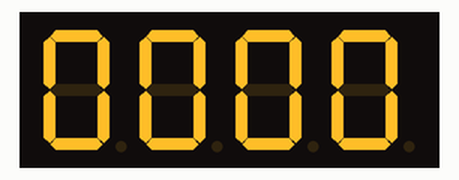
The sketch below on a simulated Arduino Uno, built with avr-gcc and run on an emulated ATmega328P. On the bench: 4-digit seven-segment display.

Above: at 0.03 s.
At 4.99 s:
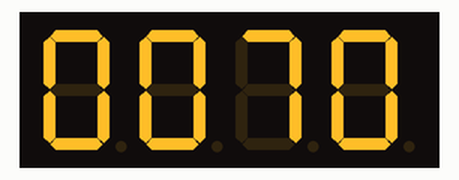
At 9.98 s:
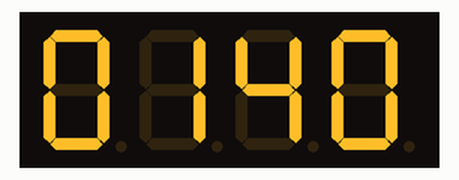
At 19.95 s:
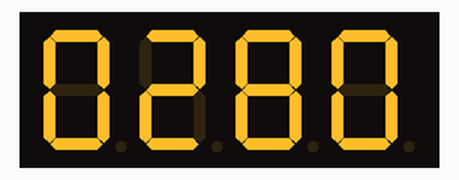
At 29.92 s:
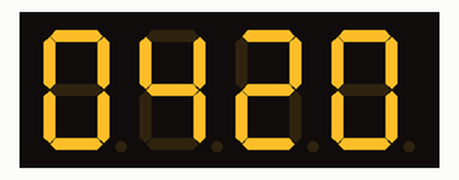
At 39.94 s:
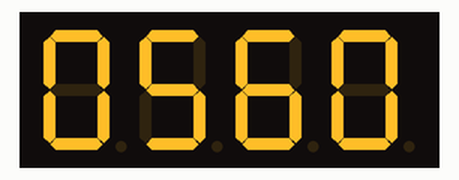

The sketch:

TM1637Test.ino
```cpp
#include <Arduino.h>
#include <TM1637Display.h>

#define CLK 2
#define DIO 3

TM1637Display display(CLK, DIO);

void setup() {
  display.setBrightness(0x0f);
}

void loop() {
  for (int whole = 0; whole <= 10; whole++) {
    for (int decimal = 0; decimal <= 99; decimal++) {
      int value = whole * 100 + decimal; // e.g., 1.50 → 150

      // 0b0100 → decimal point after 2nd digit (xx.xx)
      display.showNumberDecEx(value, 0b0100, true);

      delay(50);
    }
  }

  display.clear();
  delay(1000);
}
```
